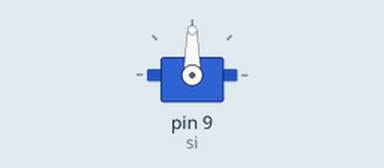
Bench run of a sketch on a simulated Arduino Uno, built with avr-gcc and run on an emulated ATmega328P. On the bench: servo.

Above: at 0.05 s.
Timing chart, 0 to 3.0 s (numbered marks = the images above):
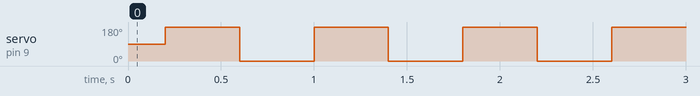

The sketch:

servo.h.ino
```cpp
#include <Servo.h>
Servo si;
void setup(){
si.attach(9);
}

void loop() {
si.detach();
delay(200);
si.attach(9);
si.write(180);
delay(200);
si.detach();
delay(200);
si.attach(9);
si.write(0);
delay(200);
}
```

Measured:
- by itself, servo on pin 9 (si): alternates 180° for 0.40 s and 0° for 0.40 s
